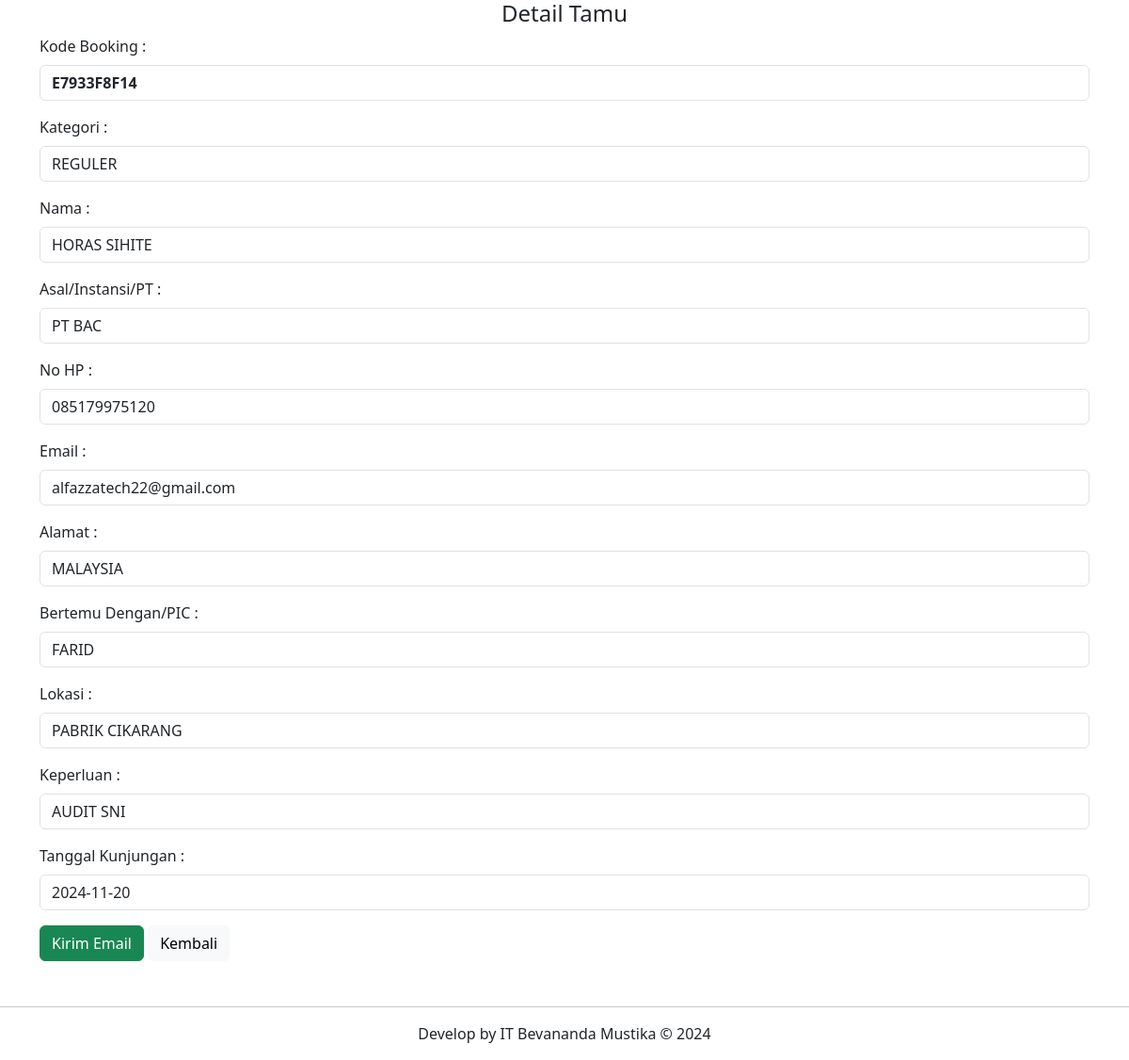
Screenshot of /detailKirimEmail.php?id=80 with the database file from the repository.
### tables this page shows
CREATE TABLE `tbl_tamu` (
  `id` int(11) NOT NULL,
  `kode_booking` varchar(255) NOT NULL,
  `kategori` varchar(255) NOT NULL,
  `nama` varchar(255) NOT NULL,
  `asal` varchar(255) NOT NULL,
  `hp` varchar(255) NOT NULL,
  `email` varchar(255) NOT NULL,
  `alamat` varchar(255) NOT NULL,
  `pic` varchar(255) NOT NULL,
  `lokasi` varchar(255) NOT NULL,
  `keperluan` varchar(255) NOT NULL,
  `tgl` date DEFAULT current_timestamp(),
  `check_in` varchar(25) NOT NULL,
  `check_out` varchar(25) NOT NULL
);

### functions.php (called while the page is built, shortened)
<?php
$conn = mysqli_connect("localhost", "root", "", "buku_tamu");
function query($query)
{
    global $conn;
    $result = mysqli_query($conn, $query);
    $rows = [];
    while ($row = mysqli_fetch_assoc($result)) {
        $rows[] = $row;
    }
    return $rows;
}

### detailKirimEmail.php (the view, shortened to what this page needs)
<?php
require 'functions.php';
$id = $_GET["id"];
$tm = query("SELECT * FROM tbl_tamu WHERE id = $id")[0];
?>
<!DOCTYPE html>
<html lang="en">
<head>
    <link href="https://cdn.jsdelivr.net/npm/bootstrap@5.3.3/dist/css/bootstrap.min.css" rel="stylesheet">
</head>
<body>
    <div class="container">
        <h4 class="text-center">Detail Tamu</h4>
        <form action="kirim.php" method="post">
            <div class="mb-3">
                <label for="kode_booking" class="form-label">Kode Booking :</label>
                <input type="text" name="kode_booking" id="kode_booking" class="form-control fw-bold" value="<?= $tm["kode_booking"]; ?>" readonly>
            </div>
            <div class="mb-3">
                <label for="kategori" class="form-label">Kategori :</label>
                <input type="text" name="kategori" id="kategori" class="form-control" value="<?= $tm["kategori"]; ?>" readonly>
            </div>
            <div class="mb-3">
                <label for="nama" class="form-label">Nama :</label>
                <input type="text" name="nama" id="nama" class="form-control" value="<?= $tm["nama"]; ?>">
            </div>
            <div class="mb-3">
                <label for="asal" class="form-label">Asal/Instansi/PT :</label>
                <input type="text" class="form-control" id="asal" name="asal" value="<?= $tm["asal"]; ?>">
            </div>
            <div class="mb-3">
                <label for="hp" class="form-label">No HP :</label>
                <input type="text" class="form-control" id="hp" name="hp" value="<?= $tm["hp"]; ?>">
            </div>
            <div class="mb-3">
                <label for="email" class="form-label">Email :</label>
                <input type="email" class="form-control" id="email" name="email" value="<?= $tm["email"]; ?>">
            </div>
            <div class="mb-3">
                <label for="alamat" class="form-label">Alamat :</label>
                <input type="text" class="form-control" id="alamat" name="alamat" value="<?= $tm["alamat"]; ?>">
            </div>
            <div class="mb-3">
                <label for="pic" class="form-label">Bertemu Dengan/PIC :</label>
                <input type="text" class="form-control" id="pic" name="pic" value="<?= $tm["pic"]; ?>">
            </div>
            <div class="mb-3">
                <label for="lokasi" class="form-label">Lokasi :</label>
                <input type="text" class="form-control" id="lokasi" name="lokasi" value="<?= $tm["lokasi"]; ?>">
            </div>
            <div class="mb-3">
                <label for="keperluan" class="form-label">Keperluan :</label>
                <input type="text" class="form-control" id="keperluan" name="keperluan" value="<?= $tm["keperluan"]; ?>">
            </div>
            <div class="mb-3">
                <label for="tgl" class="form-label">Tanggal Kunjungan :</label>
                <input type="text" class="form-control" id="tgl" name="tgl" value="<?= $tm["tgl"]; ?>" readonly>
            </div>
            <button class="btn btn-success mr-5" type="submit" name="kirimEmail" onclick="return confirm('Pastikan Tamu sudah mendapatkan Kartu Visitor');">Kirim Email</button>
            <a class="btn btn-light" href="index.php">Kembali</a>
        </form>
    </div>
    <footer class="mt-5 text-center">
        <hr>
        <p>Develop by IT Bevananda Mustika &copy; 2024</p>
    </footer>
</body>
</html>

### rows the page displays
tbl_tamu: kode_booking "E7933F8F14", kategori "REGULER", nama "HORAS SIHITE", asal "PT BAC", hp "085179975120", email "alfazzatech22@gmail.com", alamat "MALAYSIA", pic "FARID", lokasi "PABRIK CIKARANG", keperluan "AUDIT SNI", tgl "2024-11-20"
